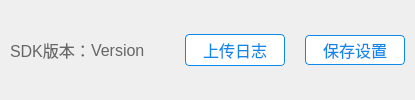
        <widget class="QWidget" name="m_zoneSdkVersion" native="true">
         <layout class="QHBoxLayout" name="horizontalLayout_7">
          <property name="spacing">
           <number>0</number>
          </property>
          <property name="leftMargin">
           <number>0</number>
          </property>
          <property name="topMargin">
           <number>0</number>
          </property>
          <property name="rightMargin">
           <number>0</number>
          </property>
          <property name="bottomMargin">
           <number>0</number>
          </property>
          <item>
           <spacer name="horizontalSpacer_6">
            <property name="orientation">
             <enum>Qt::Horizontal</enum>
            </property>
            <property name="sizeType">
             <enum>QSizePolicy::Fixed</enum>
            </property>
            <property name="sizeHint" stdset="0">
             <size>
              <width>10</width>
              <height>20</height>
             </size>
            </property>
           </spacer>
          </item>
          <item>
           <layout class="QHBoxLayout" name="horizontalLayout_5">
            <property name="spacing">
             <number>0</number>
            </property>
            <property name="rightMargin">
             <number>0</number>
            </property>
            <item>
             <widget class="QLabel" name="m_lbSdkTitle">
              <property name="styleSheet">
               <string notr="true">font-family: 微软雅黑;
font-size: 16px;
color: #666666;</string>
              </property>
              <property name="text">
               <string>SDK版本：</string>
              </property>
             </widget>
            </item>
            <item>
             <widget class="QLabel" name="m_lbSdkVersion">
              <property name="styleSheet">
               <string notr="true">font-family: 微软雅黑;
font-size: 16px;
color: #666666;</string>
              </property>
              <property name="text">
               <string>Version</string>
              </property>
             </widget>
            </item>
            <item>
             <spacer name="horizontalSpacer">
              <property name="orientation">
               <enum>Qt::Horizontal</enum>
              </property>
              <property name="sizeHint" stdset="0">
               <size>
                <width>40</width>
                <height>20</height>
               </size>
              </property>
             </spacer>
            </item>
            <item>
             <widget class="QPushButton" name="m_bUploadLog">
              <property name="minimumSize">
               <size>
                <width>100</width>
                <height>32</height>
               </size>
              </property>
              <property name="maximumSize">
               <size>
                <width>16777215</width>
                <height>32</height>
               </size>
              </property>
              <property name="styleSheet">
               <string notr="true">QPushButton{
    padding-left: 10px;
    padding-right: 10px;
}

QPushButton:!hover{
     font-family: 微软雅黑;
     font-size: 16px;
	 border-radius: 4px;
     border: 1px solid #0e88eb;
     background-color: #ffffff;
     color: #0e88eb;
 }

 QPushButton:hover:!pressed{
     font-family: 微软雅黑;
     font-size: 16px;
	 border-radius: 4px;
     border: 1px solid #0e88eb;
     background-color: #0e88eb;
     color: #ffffff;
 }

 QPushButton:hover:pressed{
     font-family: 微软雅黑;
     font-size: 16px;
	 border-radius: 4px;
     border: 1px solid #0d80de;
     background-color: #0d80de;
     color: #ffffff;
 }</string>
              </property>
              <property name="text">
               <string>上传日志</string>
              </property>
             </widget>
            </item>
            <item>
             <spacer name="horizontalSpacer_14">
              <property name="orientation">
               <enum>Qt::Horizontal</enum>
              </property>
              <property name="sizeType">
               <enum>QSizePolicy::Fixed</enum>
              </property>
              <property name="sizeHint" stdset="0">
               <size>
                <width>20</width>
                <height>20</height>
               </size>
              </property>
             </spacer>
            </item>
            <item>
             <widget class="QPushButton" name="m_bSaveSettings">
              <property name="sizePolicy">
               <sizepolicy hsizetype="Fixed" vsizetype="Fixed">
                <horstretch>0</horstretch>
                <verstretch>0</verstretch>
               </sizepolicy>
              </property>
              <property name="minimumSize">
               <size>
                <width>100</width>
                <height>30</height>
               </size>
              </property>
              <property name="styleSheet">
               <string notr="true">QPushButton:!enabled{
		font-family: 微软雅黑;
		font-size: 16px;
		border: 1px solid #cccccc;
		border-radius: 4px;
		background-color: #ffffff;
		color: #cccccc;
}

QPushButton:enabled:!hover{
     font-family: 微软雅黑;
     font-size: 16px;
	 border-radius: 4px;
     border: 1px solid #0e88eb;
     background-color: #ffffff;
     color: #0e88eb;
 }

 QPushButton:enabled:hover:!pressed{
     font-family: 微软雅黑;
     font-size: 16px;
	 border-radius: 4px;
     border: 1px solid #0e88eb;
     background-color: #0e88eb;
     color: #ffffff;
 }

 QPushButton:enabled:hover:pressed{
     font-family: 微软雅黑;
     font-size: 16px;
	 border-radius: 4px;
     border: 1px solid #0d80de;
     background-color: #0d80de;
     color: #ffffff;
 }</string>
              </property>
              <property name="text">
               <string>保存设置</string>
              </property>
             </widget>
            </item>
           </layout>
          </item>
          <item>
           <spacer name="horizontalSpacer_11">
            <property name="orientation">
             <enum>Qt::Horizontal</enum>
            </property>
            <property name="sizeType">
             <enum>QSizePolicy::Fixed</enum>
            </property>
            <property name="sizeHint" stdset="0">
             <size>
              <width>10</width>
              <height>20</height>
             </size>
            </property>
           </spacer>
          </item>
         </layout>
        </widget>
